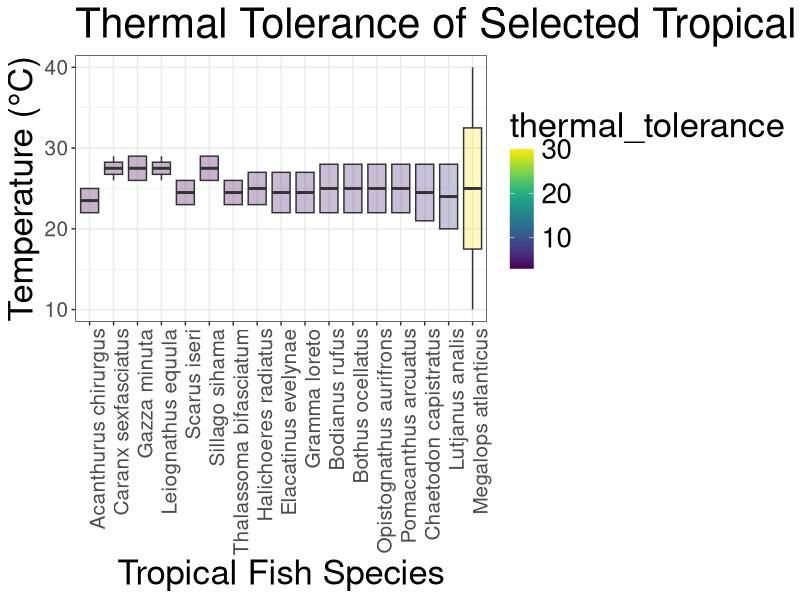

The R source for this figure: (Note: this script raises an error after producing the figure.)
library(tidyverse)
library(dplyr)
library(ggplot2)
library(forcats)
library(tidyr)

btfbsst_analysis <- read_csv("data-processed/btfbsst_without_NA.csv")

# HYPOTHESIS TWO  - compare thermal tolerance to species abundance
# phylogentic computation to fill in missing ctmax data based on phylogeny of the species
## use ctmax for same genus or family - match at genus level
#scatter plot works better for speciees richness
{
  # Compute genus-level averages for CTmax
  genus_ctmax <- btfbsst_analysis %>%
    group_by(genus) %>%
    summarise(genus_avg_ctmax = mean(temp_max, na.rm = TRUE))
  # Merge genus-level CTmax back into the main dataset
  btfbsst_analysisV2 <- btfbsst_analysis %>%
    left_join(genus_ctmax, by = "genus")
  btfbsst_analysisV2 <- btfbsst_analysis %>%
    mutate(temp_max_filled = ifelse(is.na(temp_max), genus_avg_ctmax, temp_max))
  # Scatterplot: Abundance vs. CTmax
  ggplot(btfbsst_analysisV2, aes(x = temp_max_filled, y = abundance)) +
    geom_point(alpha = 0.7) +
    geom_smooth(method = "lm", color = "red", se = TRUE) +
    facet_wrap(~region) +
    theme_minimal() +
    labs(
      x = "Thermal Tolerance (CTmax)",
      y = "Species Abundance",
      title = "Relationship between CTmax and Species Abundance")
  # Linear regression model
  model <- lm(abundance ~ temp_max_filled, data = btfbsst_analysisV2)
  summary(model) }

## Create new column the tolerance range of species 

h2_data <- btfbsst_analysisV2 %>% 
  mutate('thermal_tolerance' = temp_max - temp_min)
View(h2_data)

tropical_fish <- h2_data %>% 
  filter(region == 'Tropical')
View(tropical_fish)

# Prepare data in long format for ggplot
fb_trop <- tropical_fish %>%
  select(abundance, year, fishbase_name, region, temp_min, temp_max, temp_max_filled, thermal_tolerance, mean_summer_sst_degC) %>%
  pivot_longer(cols = c(temp_max, temp_min), names_to = "Thermal Tolerance", values_to = "Temperature")
View(fb_trop)

library(viridis)

fb_trop <- fb_trop %>%
  mutate(fishbase_name = reorder(fishbase_name, thermal_tolerance, FUN = max, order = TRUE))

#Create the plot
ggplot(fb_trop, aes(x = fishbase_name, y = Temperature, fill = thermal_tolerance)) +
  geom_boxplot(alpha = 0.3)+
  scale_fill_viridis(option = "D") +
  labs(title = "Thermal Tolerance of Selected Tropical Fish Species",
       x = "Tropical Fish Species",
       y = "Temperature (°C)",
       color = "Thermal Tolerance") +
  theme_bw() +
  theme(axis.text.x = element_text(angle = 90, hjust = 1, size = 15),
        text = element_text(size = 25),
        axis.text.y = element_text(size = 15)) + ggsave("figures/tropicaltol.png", width = 30, height = 15, dpi = 300)

#Temperate Data
temperate_fish <- h2_data %>% 
  filter(region == 'Temperate')
View(temperate_fish)

# Prepare data in long format for ggplot - Temperate
fb_temp <- temperate_fish %>%
  select(abundance, year, fishbase_name, region, temp_min, temp_max, temp_max_filled, thermal_tolerance, mean_summer_sst_degC) %>%
  pivot_longer(cols = c(temp_max, temp_min), names_to = "Thermal Tolerance", values_to = "Temperature")
View(fb_temp)

##
fb_temp <- fb_temp %>%
  mutate(fishbase_name = reorder(fishbase_name, thermal_tolerance, FUN = max, order = TRUE))

#Create the plot
ggplot(fb_temp, aes(x = fishbase_name, y = Temperature, fill = thermal_tolerance)) +
  geom_boxplot(alpha = 0.3)+
  scale_fill_viridis(option = "D") +
  #geom_line(aes(group = interaction(fishbase_name, thermal_tolerance)), linetype = "dotted") +
  labs(title = "Thermal Tolerance of Selected Temperate Fish Species",
       x = "Temperate Fish Species",
       y = "Temperature (°C)",
       color = "Thermal Tolerance") +
  theme_minimal() +
  theme(axis.text.x = element_text(angle = 90, hjust = 1, size = 15),
        text = element_text(size = 25),
        axis.text.y = element_text(size = 15))+ ggsave("figures/temperatetol.png", width = 30, height = 15, dpi = 300)

#Plotting SST over time
ggplot(fb_trop, aes(x = year, y = mean_summer_sst_degC)) +
  geom_line(color = "blue", size = 1) +  # Original line plot
  geom_smooth(method = "lm", color = "red", se = FALSE, size = 1) +  # Linear trendline
  scale_x_continuous(breaks = seq(min(fb_trop$year), max(fb_trop$year), by = 1)) +
  labs(
    title = "Mean Sea Surface Temperature Over Time",
    x = "Year",
    y = "Mean SST (°C)"
  ) +
  theme_minimal() +
  theme(axis.text.x = element_text(size = 8, angle = 90, hjust = 1))

# Plotting abundance over time
ggplot(fb_trop, aes(x = year, y = abundance, color = fishbase_name)) +
  geom_jitter(size = 1) +
  labs(
    title = "Species Abundance Over Time",
    x = "Year",
    y = "Abundance",
    color = "Fish Species"
  ) +
  theme_minimal() +
  theme(legend.position = "bottom")


